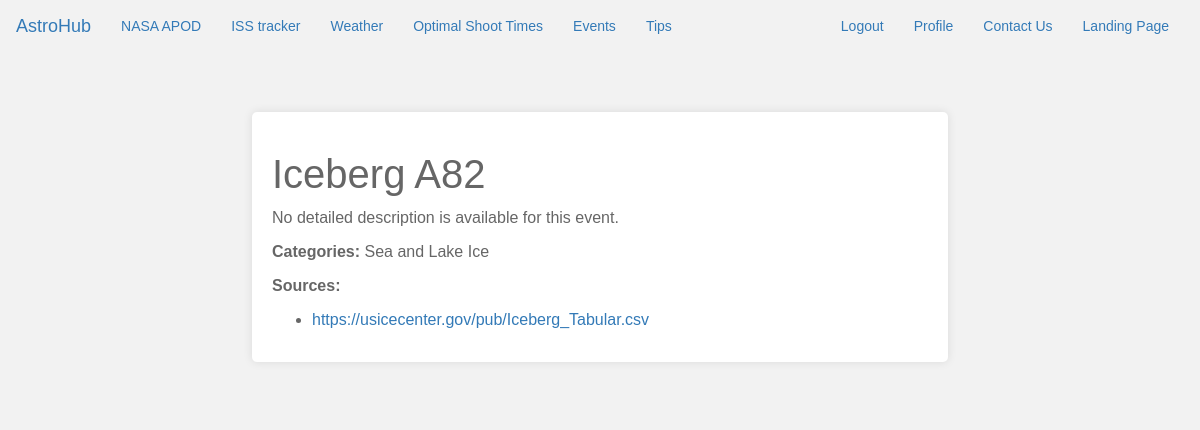
Page /event/52/ (signed in) on the committed database.
### events/models.py (models this page shows, shortened)
class NASAEvent(models.Model):
    event_id = models.CharField(max_length=50)
    title = models.CharField(max_length=255)
    description = models.TextField(blank=True, null=True)
    link = models.URLField()
    categories = models.CharField(max_length=100)
    sources = models.CharField(max_length=100)

### events/views.py (the view)
# urls.py: path('event/<int:event_id>/', views.event_detail, name='event_detail'),
def event_detail(request, event_id):
    event = get_object_or_404(NASAEvent, pk=event_id)
    sources = event.sources.split(', ') if event.sources else []
    return render(request, 'events/event_detail.html', {'event': event, 'sources': sources})

### events/templates/events/event_detail.html
{% extends "base.html" %}
{% load static %}
{% block extracss %}
    <link rel="stylesheet" href="{% static 'css/event_info.css' %}">
{% endblock %}
{% block content %}
    <div class="container">
        <div class="event-detail">
            <h1 class="event-title">{{ event.title }}</h2>
            {% if event.description %}
                <p class="event-description"><b>Description:</b> {{ event.description }}</p>
            {% else %}
                <p>No detailed description is available for this event.</p>
            {% endif %}
            <p class="event-categories"><b>Categories:</b> {{ event.categories }}</p>
            {% if sources %}
                <p><b>Sources:</b></p>
                <ul>
                    {% for source in sources %}
                        <li><a href="{{ source }}">{{ source }}</a></li>
                    {% endfor %}
                </ul>
            {% endif %}
        </div>
    </div>
{% endblock %}

### events/static/css/event_info.css (style rules this page uses)
body { font-family: Arial, sans-serif; margin: 0; padding: 0; background-color: #f2f2f2; }
.container { width: 80%; margin: 0 auto; padding: 20px; }
.event-detail { background-color: #fff; border-radius: 5px; padding: 20px; box-shadow: 0 0 10px rgba(0, 0, 0, 0.1); color: #666; font-size: 16px; line-height: 1.5; }
.event-title { font-size: 250% }

### rows in the picture
NASAEvent: title "Iceberg A82", categories "Sea and Lake Ice", sources "https://usicecenter.gov/pub/Iceberg_Tabular.csv"
